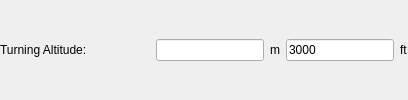
           <widget class="QFrame" name="frameTurningAltitude">
            <property name="sizePolicy">
             <sizepolicy hsizetype="Preferred" vsizetype="Fixed">
              <horstretch>0</horstretch>
              <verstretch>0</verstretch>
             </sizepolicy>
            </property>
            <property name="frameShape">
             <enum>QFrame::NoFrame</enum>
            </property>
            <property name="frameShadow">
             <enum>QFrame::Raised</enum>
            </property>
            <layout class="QHBoxLayout" name="horizontalLayout_TurningAltitude">
             <property name="spacing">
              <number>6</number>
             </property>
             <property name="leftMargin">
              <number>0</number>
             </property>
             <property name="topMargin">
              <number>6</number>
             </property>
             <property name="rightMargin">
              <number>0</number>
             </property>
             <property name="bottomMargin">
              <number>6</number>
             </property>
             <item>
              <widget class="QLabel" name="label_87">
               <property name="minimumSize">
                <size>
                 <width>150</width>
                 <height>0</height>
                </size>
               </property>
               <property name="maximumSize">
                <size>
                 <width>150</width>
                 <height>16777215</height>
                </size>
               </property>
               <property name="font">
                <font>
                 <weight>50</weight>
                 <bold>false</bold>
                </font>
               </property>
               <property name="text">
                <string>Turning Altitude:</string>
               </property>
              </widget>
             </item>
             <item>
              <widget class="QLineEdit" name="txtTurningAltitudeM">
               <property name="font">
                <font>
                 <weight>50</weight>
                 <bold>false</bold>
                </font>
               </property>
               <property name="text">
                <string/>
               </property>
              </widget>
             </item>
             <item>
              <widget class="QLabel" name="label_11">
               <property name="font">
                <font>
                 <weight>50</weight>
                 <bold>false</bold>
                </font>
               </property>
               <property name="text">
                <string>m</string>
               </property>
              </widget>
             </item>
             <item>
              <widget class="QLineEdit" name="txtTurningAltitude">
               <property name="font">
                <font>
                 <weight>50</weight>
                 <bold>false</bold>
                </font>
               </property>
               <property name="text">
                <string>3000</string>
               </property>
              </widget>
             </item>
             <item>
              <widget class="QLabel" name="label_12">
               <property name="font">
                <font>
                 <weight>50</weight>
                 <bold>false</bold>
                </font>
               </property>
               <property name="text">
                <string>ft</string>
               </property>
              </widget>
             </item>
            </layout>
           </widget>
